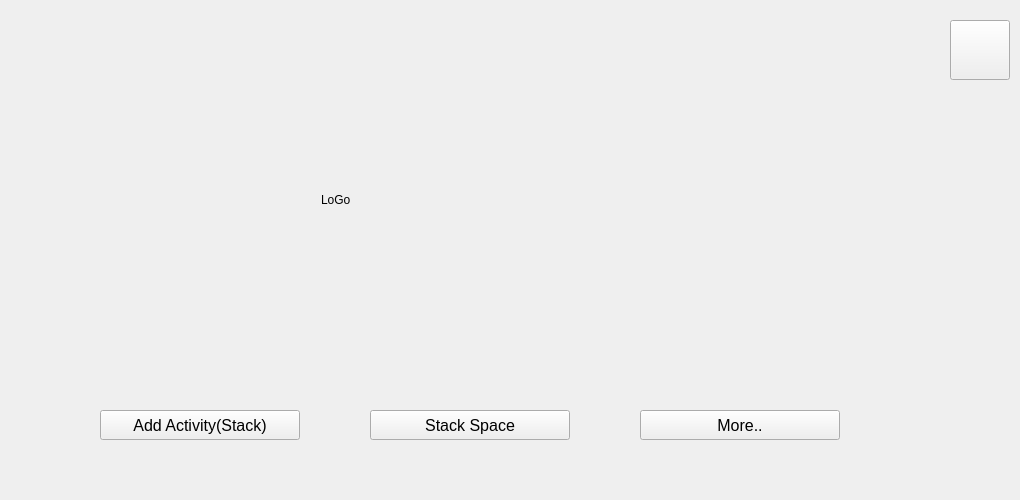
<?xml version="1.0" encoding="UTF-8"?>
<ui version="4.0">
 <class>MainMenu</class>
 <widget class="QMainWindow" name="MainMenu">
  <property name="geometry">
   <rect>
    <x>0</x>
    <y>0</y>
    <width>1020</width>
    <height>500</height>
   </rect>
  </property>
  <property name="sizePolicy">
   <sizepolicy hsizetype="Maximum" vsizetype="Maximum">
    <horstretch>0</horstretch>
    <verstretch>0</verstretch>
   </sizepolicy>
  </property>
  <property name="minimumSize">
   <size>
    <width>1020</width>
    <height>500</height>
   </size>
  </property>
  <property name="maximumSize">
   <size>
    <width>1020</width>
    <height>550</height>
   </size>
  </property>
  <property name="windowTitle">
   <string>Time Stack</string>
  </property>
  <widget class="QWidget" name="centralwidget">
   <widget class="QWidget" name="verticalLayoutWidget">
    <property name="geometry">
     <rect>
      <x>10</x>
      <y>10</y>
      <width>923</width>
      <height>471</height>
     </rect>
    </property>
    <layout class="QVBoxLayout" name="base_container" stretch="0">
     <property name="spacing">
      <number>20</number>
     </property>
     <property name="sizeConstraint">
      <enum>QLayout::SetMinimumSize</enum>
     </property>
     <property name="leftMargin">
      <number>20</number>
     </property>
     <property name="topMargin">
      <number>20</number>
     </property>
     <property name="rightMargin">
      <number>20</number>
     </property>
     <property name="bottomMargin">
      <number>20</number>
     </property>
     <item>
      <layout class="QVBoxLayout" name="primary_containter">
       <property name="sizeConstraint">
        <enum>QLayout::SetMaximumSize</enum>
       </property>
       <item>
        <layout class="QHBoxLayout" name="logo_container">
         <property name="spacing">
          <number>20</number>
         </property>
         <property name="sizeConstraint">
          <enum>QLayout::SetMinimumSize</enum>
         </property>
         <property name="leftMargin">
          <number>20</number>
         </property>
         <property name="topMargin">
          <number>20</number>
         </property>
         <property name="rightMargin">
          <number>20</number>
         </property>
         <property name="bottomMargin">
          <number>20</number>
         </property>
         <item>
          <widget class="QLabel" name="logo_label">
           <property name="sizePolicy">
            <sizepolicy hsizetype="Minimum" vsizetype="Minimum">
             <horstretch>0</horstretch>
             <verstretch>0</verstretch>
            </sizepolicy>
           </property>
           <property name="minimumSize">
            <size>
             <width>100</width>
             <height>100</height>
            </size>
           </property>
           <property name="maximumSize">
            <size>
             <width>300</width>
             <height>300</height>
            </size>
           </property>
           <property name="text">
            <string>LoGo</string>
           </property>
          </widget>
         </item>
        </layout>
       </item>
       <item>
        <layout class="QHBoxLayout" name="h_btn_layout">
         <property name="spacing">
          <number>20</number>
         </property>
         <property name="sizeConstraint">
          <enum>QLayout::SetMinimumSize</enum>
         </property>
         <property name="leftMargin">
          <number>20</number>
         </property>
         <property name="topMargin">
          <number>20</number>
         </property>
         <property name="rightMargin">
          <number>20</number>
         </property>
         <property name="bottomMargin">
          <number>20</number>
         </property>
         <item>
          <widget class="QPushButton" name="add_activity_m">
           <property name="sizePolicy">
            <sizepolicy hsizetype="Maximum" vsizetype="Fixed">
             <horstretch>0</horstretch>
             <verstretch>0</verstretch>
            </sizepolicy>
           </property>
           <property name="minimumSize">
            <size>
             <width>200</width>
             <height>30</height>
            </size>
           </property>
           <property name="maximumSize">
            <size>
             <width>200</width>
             <height>30</height>
            </size>
           </property>
           <property name="font">
            <font>
             <pointsize>12</pointsize>
            </font>
           </property>
           <property name="text">
            <string>Add Activity(Stack)</string>
           </property>
          </widget>
         </item>
         <item>
          <widget class="QPushButton" name="view_stack_m">
           <property name="sizePolicy">
            <sizepolicy hsizetype="Maximum" vsizetype="Fixed">
             <horstretch>0</horstretch>
             <verstretch>0</verstretch>
            </sizepolicy>
           </property>
           <property name="minimumSize">
            <size>
             <width>200</width>
             <height>30</height>
            </size>
           </property>
           <property name="maximumSize">
            <size>
             <width>200</width>
             <height>30</height>
            </size>
           </property>
           <property name="font">
            <font>
             <pointsize>12</pointsize>
            </font>
           </property>
           <property name="text">
            <string>Stack Space</string>
           </property>
          </widget>
         </item>
         <item>
          <widget class="QPushButton" name="more">
           <property name="sizePolicy">
            <sizepolicy hsizetype="Maximum" vsizetype="Fixed">
             <horstretch>0</horstretch>
             <verstretch>0</verstretch>
            </sizepolicy>
           </property>
           <property name="minimumSize">
            <size>
             <width>200</width>
             <height>30</height>
            </size>
           </property>
           <property name="maximumSize">
            <size>
             <width>200</width>
             <height>30</height>
            </size>
           </property>
           <property name="font">
            <font>
             <pointsize>12</pointsize>
            </font>
           </property>
           <property name="text">
            <string>More..</string>
           </property>
          </widget>
         </item>
        </layout>
       </item>
      </layout>
     </item>
    </layout>
   </widget>
   <widget class="QPushButton" name="toggle_theme">
    <property name="enabled">
     <bool>true</bool>
    </property>
    <property name="geometry">
     <rect>
      <x>950</x>
      <y>20</y>
      <width>60</width>
      <height>60</height>
     </rect>
    </property>
    <property name="minimumSize">
     <size>
      <width>60</width>
      <height>60</height>
     </size>
    </property>
    <property name="maximumSize">
     <size>
      <width>60</width>
      <height>60</height>
     </size>
    </property>
    <property name="text">
     <string/>
    </property>
   </widget>
  </widget>
 </widget>
 <resources/>
 <connections/>
</ui>
